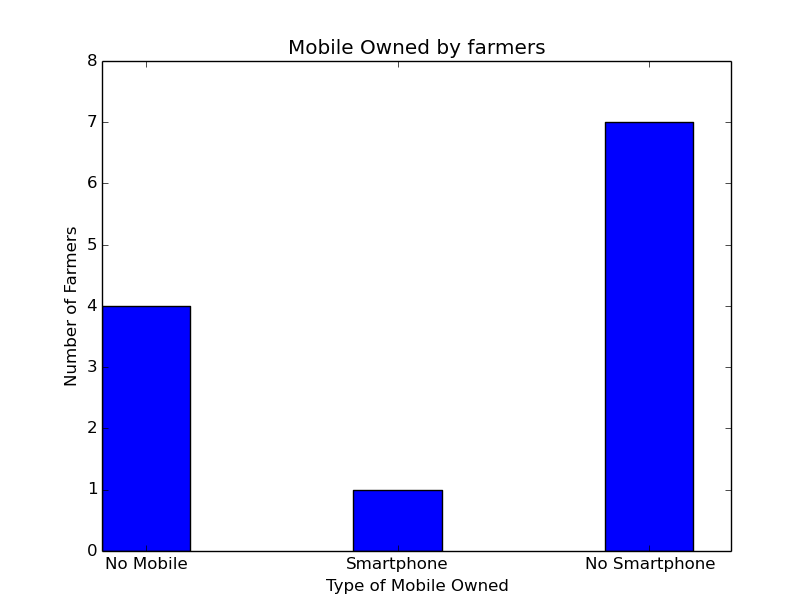

The script that drew this image:
import numpy as np
import matplotlib.pyplot as plt

#Graph 1

y = [4,1,7]
N = len(y)
x = range(N)
#width = 1/1.5
width = 0.35       # the width of the bars: can also be len(x) sequence
plt.bar(x, y, width, color="blue")

plt.xlabel('Type of Mobile Owned')
plt.ylabel('Number of Farmers')
plt.title('Mobile Owned by farmers')

plt.ylim([0,8])

ind = np.arange(N)    # the x locations for the groups

plt.xticks(ind+width/2., ('No Mobile','Smartphone','No Smartphone') )
    
plt.show()
